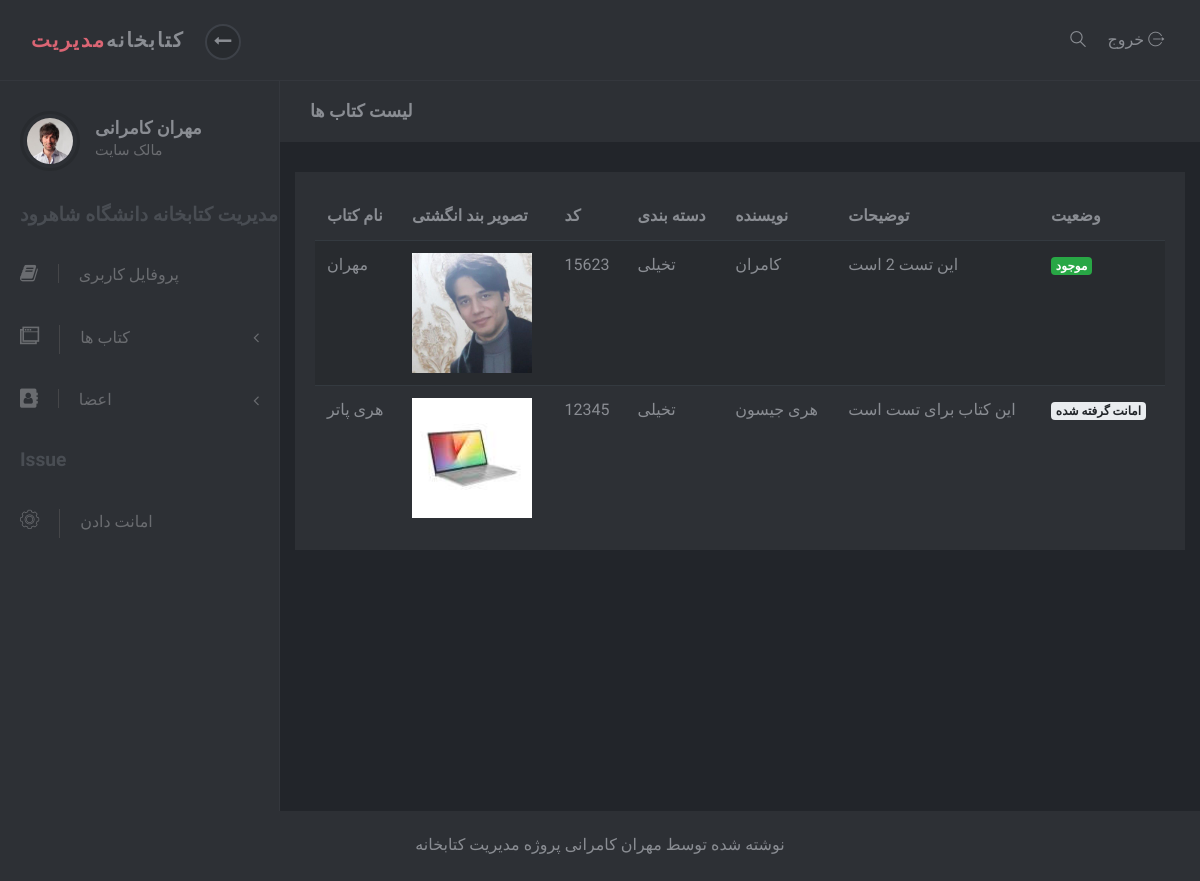
The page /account/book/list (signed in) on the database its author committed.
### account/models.py (models this page shows)
class User(AbstractUser):
	email = models.EmailField(unique=True, verbose_name='ایمیل')
	slug = models.SlugField(unique=True, blank=True, verbose_name="کد کاربر")
	address=models.CharField(default='aaaa',max_length=200,verbose_name='آدرس')

### book/models.py (models this page shows, shortened)
class Book(models.Model):
    Status_Choise = (
        ('d', 'امانت گرفته شده'),
        ('p', 'موجود'),
    )
    title = models.CharField(max_length=200, verbose_name="تایتل")
    slug = models.SlugField(unique=True, blank=True, verbose_name="کد کتاب")
    category = models.ManyToManyField(Category, null=True, verbose_name="دسته بندی")
    description = models.TextField(verbose_name="توضیحات")
    author = models.CharField(max_length=200, verbose_name="نویسنده")
    thumbnail = models.ImageField(upload_to='images', verbose_name="عکس")
    created = models.DateTimeField(auto_now_add=True, verbose_name='زمان انتشار')
    status = models.CharField(max_length=1, choices=Status_Choise, verbose_name="وضعیت")
    class Meta:
        verbose_name = "کتاب"
        verbose_name_plural = "کتاب ها"
        ordering = ['-created']
    def category_to_string(self):
        return ", ".join([cat.title for cat in self.category.all()])
    category_to_string.short_description = "دسته بندی"

class Category(models.Model):
    title = models.CharField(max_length=200, verbose_name="عنوان دسته بندی")
    slug = models.SlugField(max_length=100, verbose_name="موضوع")
    status = models.BooleanField(default=True, verbose_name="آیا نمایش داده شود؟")
    position = models.IntegerField(verbose_name="پوزیشن")
    class Meta:
        verbose_name = "دسته بندی"
        verbose_name_plural = "دسته بندی ها"
        ordering = ['position']

### account/views.py (the view)
# urls.py: path('book/list', BookList.as_view(), name='list_book'),
class BookList(LoginRequiredMixin, ListView):
    template_name = 'registrations/list_book.html'
    def get_queryset(self):
        if self.request.user.is_superuser:
            return Book.objects.all()
        else:
            return Book.objects.filter(status='p')

### templates/registrations/list_book.html (shortened to what this page needs)
{% extends 'registrations/base.html' %}
{% load static %}
{% block code %}
    <div class="page-content">
        <div class="page-header">
            <div class="container-fluid">
                <h2 class="h5 no-margin-bottom">لیست کتاب ها</h2>
            </div>
        </div>
        <div class="col-lg-12">
            <div class="block">
                <div class="table-responsive">
                    <table class="table table-striped table-hover">
                        <thead>
                        <tr>
                            <th>نام کتاب</th>
                            <th>تصویر بند انگشتی</th>
                            <th>کد</th>
                            <th>دسته بندی</th>
                            <th>نویسنده</th>
                            <th>توضیحات</th>
                            <th>وضعیت</th>
                        </tr>
                        </thead>
                        <tbody>
                        {% for book in object_list %}
                            <tr>
                                <td>{{ book.title }}</td>
                                <td><img src="{{ book.thumbnail.url }}" style="width: 120px"></td>
                                <td>{{ book.slug }}</td>
                                <td>{{ book.category_to_string }}</td>
                                <td>{{ book.author }}</td>
                                <td>{{ book.description|safe|truncatewords:"10" }}</td>
                                <td>
                                    {% if book.status == "p" %}
                                    <span class="badge badge-success">موجود</span>
                                    {% else %}
                                        <span class="badge badge-light">امانت گرفته شده</span>
                                    {% endif %}
                                </td>
                            </tr>
                        {% endfor %}
                        </tbody>
                    </table>
                </div>
            </div>
        </div>
    </div>
{% endblock %}

### templates/registrations/sidebar.html (shortened to what this page needs)
{% load static %}
<nav id="sidebar">
    <div class="sidebar-header d-flex align-items-center">
        <div class="avatar"><img src="{% static 'adminlte/img/avatar-6.jpg' %}" alt="..."
                                 class="img-fluid rounded-circle"></div>
        <div class="title">
            <h1 class="h5">{{ request.user.get_full_name }}</h1>
            {% if request.user.is_superuser %}
                <p>مالک سایت</p>
            {% else %}
                <p>کاربر عادی</p>
            {% endif %}
        </div>
    </div>
    <span class="heading">مدیریت کتابخانه دانشگاه شاهرود</span>
    <ul class="list-unstyled">
        <li><a href="{% url 'account:profile' %}"><i class="fa fa-book"></i>پروفایل کاربری</a></li>
        <li>
            <a href="#exampledropdownDropdown" aria-expanded="false" data-toggle="collapse">
                <i class="icon-windows"></i>کتاب ها </a>
        </li>
        {% if request.user.is_superuser %}
            <li>
                <a href="#exampledropdownDropdown2" aria-expanded="false" data-toggle="collapse">
                    <i class="fa fa-address-book" aria-hidden="true"></i>اعضا</a>
            </li>
            </ul>
            <span class="heading">Issue</span>
            <ul class="list-unstyled">
                <li><a href="{% url 'account:issue' %}"> <i class="icon-settings"></i>امانت دادن </a></li>
            </ul>
        {% endif %}
</nav>

### account/static/adminlte/css/style.default.css (style rules this page uses)
body { position: relative; }
a { -webkit-transition: all 0.3s; transition: all 0.3s; display: inline-block; }
p { line-height: 1.7; }
i, span, strong { display: inline-block; }
.no-margin-bottom { margin-bottom: 0 !important; }
.block { padding: 20px; background: #2d3035; color: #8a8d93; margin-bottom: 30px; }
.page-content { position: relative; background: #22252a; min-height: 100vh; width: calc(100% - 280px); padding: 0; padding-bottom: 70px; }
.page-header { padding: 20px 15px; background: #2d3035; color: #8a8d93; margin-bottom: 30px; }
i[class*='icon-'] { -webkit-transform: translateY(2px); transform: translateY(2px); }
nav#sidebar { width: 280px; background: #2d3035; color: #6a6c70; border-right: 1px solid #34373d; }
nav#sidebar a { color: inherit; text-decoration: none; position: relative; }
nav#sidebar a[data-toggle="collapse"]::after { content: '\f104'; display: inline-block; -webkit-transform: translateY(-50%); transform: translateY(-50%); font-family: 'FontAwesome'; position: absolute; top: 50%; right: 20px; }
nav#sidebar a i { font-size: 1.2em; margin-right: 10px; -webkit-transition: none; transition: none; }
nav#sidebar .sidebar-header { padding: 30px 20px; }
nav#sidebar .sidebar-header h1, nav#sidebar .sidebar-header p { margin-bottom: 0; }
nav#sidebar .sidebar-header h1 { color: #8a8d93; }
nav#sidebar .sidebar-header p { font-size: 0.9rem; }
nav#sidebar span.heading { font-weight: 700; margin-left: 20px; color: #494d53; font-size: 1.2rem; margin-bottom: 15px; }
nav#sidebar .avatar { width: 60px; height: 60px; border-radius: 50%; overflow: hidden; margin-right: 15px; background: none; padding: 4px; border: 3px solid #282b2f; }
nav#sidebar ul { max-height: none; }
nav#sidebar li { position: relative; }
nav#sidebar li a { padding: 18px 20px; display: block; font-weight: 400; }
nav#sidebar li a i { margin-right: 20px; -webkit-transition: all 0.3s; transition: all 0.3s; padding-right: 20px; border-right: 1px solid #454649; }
nav#sidebar li::before { content: ''; width: 2px; height: 100%; background: none; display: block; position: absolute; top: 0; left: 0; z-index: 99; }
.table { margin-bottom: 0; }
.table td, .table th { border-color: #343a40; }
.table thead th { border: none; }
.table-striped tbody tr { -webkit-transition: all 0.3s; transition: all 0.3s; }
.table-striped tbody tr:nth-of-type(odd) { background-color: #282b2f; }
body { font-family: "Muli", sans-serif; font-size: 1rem; font-weight: 400; line-height: 1.5; color: #8a8d93; background-color: #fff; }
a { color: #DB6574; text-decoration: none; }
h1, h2, h3, h4, h5, h6, .h1, .h2, .h3, .h4, .h5, .h6 { margin-bottom: 0.5rem; font-family: inherit; font-weight: 700; line-height: 1.2; color: inherit; }
h1, .h1 { font-size: 2.5rem; }
h2, .h2 { font-size: 1.7rem; }
h5, .h5 { font-size: 1.1rem; }
.badge-success { color: color-yiq(#28a745); background-color: #28a745; }
.badge-light { color: color-yiq(#e9ecef); background-color: #e9ecef; }

### rows shown on the page
User: user.get_full_name "مهران کامرانی"
Book: title "مهران", thumbnail (picture), slug "15623", category_to_string "تخیلی", author "کامران", description "این تست 2 است", status "موجود"
Book: title "هری پاتر", thumbnail (picture), slug "12345", category_to_string "تخیلی", author "هری جیسون", description "این کتاب برای تست است", status "امانت گرفته شده"
